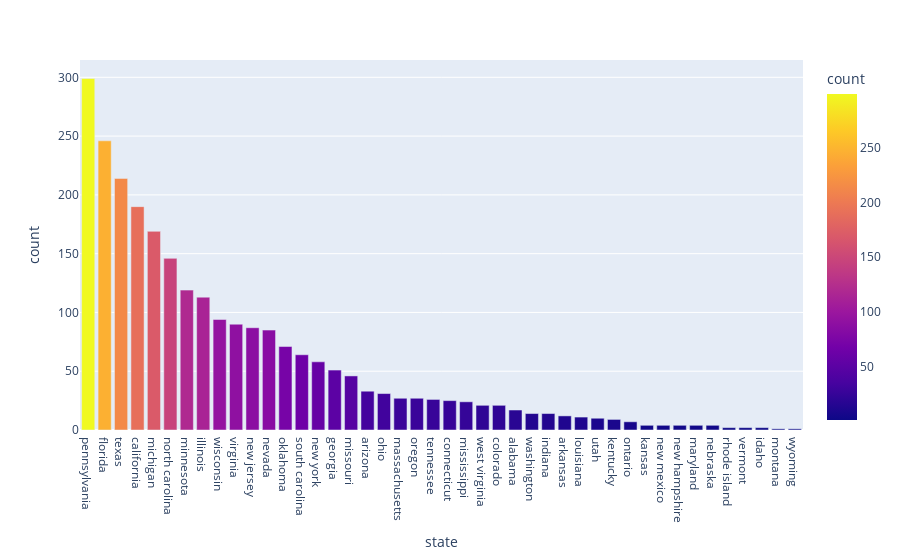

The notebook cell this image was saved under:
### Markdown cell above
###  2.5 State

### Code cell
cars_per_state = car_data.groupby('state')['model'].count().reset_index().sort_values('model',ascending = False)
cars_per_state = cars_per_state.rename(columns = {'model':'count'})
fig = px.bar(cars_per_state, x='state', y='count', color='count')
fig.show()

### Figure 1 — Plotly figure (JSON) as saved in the notebook; plotly's stock layout.template omitted (floating-point values rounded to 4 significant figures)
{"data": [{"alignmentgroup": "True", "hovertemplate": "state=%{x}<br>count=%{marker.color}<extra></extra>", "legendgroup": "", "marker": {"color": [299, 246, 214, 190, 169, 146, 119, 113, 94, 90, 87, 85, 71, 64, 58, 51, 46, 33, 31, 27, 27, 26, 25, 24, 21, 21, 17, 14, 14, 12, 11, 10, 9, 7, 4, 4, 4, 4, 4, 2, 2, 2, 1, 1], "coloraxis": "coloraxis"}, "name": "", "offsetgroup": "", "orientation": "v", "showlegend": false, "textposition": "auto", "type": "bar", "x": ["pennsylvania", "florida", "texas", "california", "michigan", "north carolina", "minnesota", "illinois", "wisconsin", "virginia", "new jersey", "nevada", "oklahoma", "south carolina", "new york", "georgia", "missouri", "arizona", "ohio", "massachusetts", "oregon", "tennessee", "connecticut", "mississippi", "west virginia", "colorado", "alabama", "washington", "indiana", "arkansas", "louisiana", "utah", "kentucky", "ontario", "kansas", "new mexico", "new hampshire", "maryland", "nebraska", "rhode island", "vermont", "idaho", "montana", "wyoming"], "xaxis": "x", "y": [299, 246, 214, 190, 169, 146, 119, 113, 94, 90, 87, 85, 71, 64, 58, 51, 46, 33, 31, 27, 27, 26, 25, 24, 21, 21, 17, 14, 14, 12, 11, 10, 9, 7, 4, 4, 4, 4, 4, 2, 2, 2, 1, 1], "yaxis": "y"}], "layout": {"barmode": "relative", "coloraxis": {"colorbar": {"title": {"text": "count"}}, "colorscale": [[0, "#0d0887"], [0.1111, "#46039f"], [0.2222, "#7201a8"], [0.3333, "#9c179e"], [0.4444, "#bd3786"], [0.5556, "#d8576b"], [0.6667, "#ed7953"], [0.7778, "#fb9f3a"], [0.8889, "#fdca26"], [1, "#f0f921"]]}, "legend": {"tracegroupgap": 0}, "margin": {"t": 60}, "xaxis": {"anchor": "y", "domain": [0, 1], "title": {"text": "state"}}, "yaxis": {"anchor": "x", "domain": [0, 1], "title": {"text": "count"}}}}
